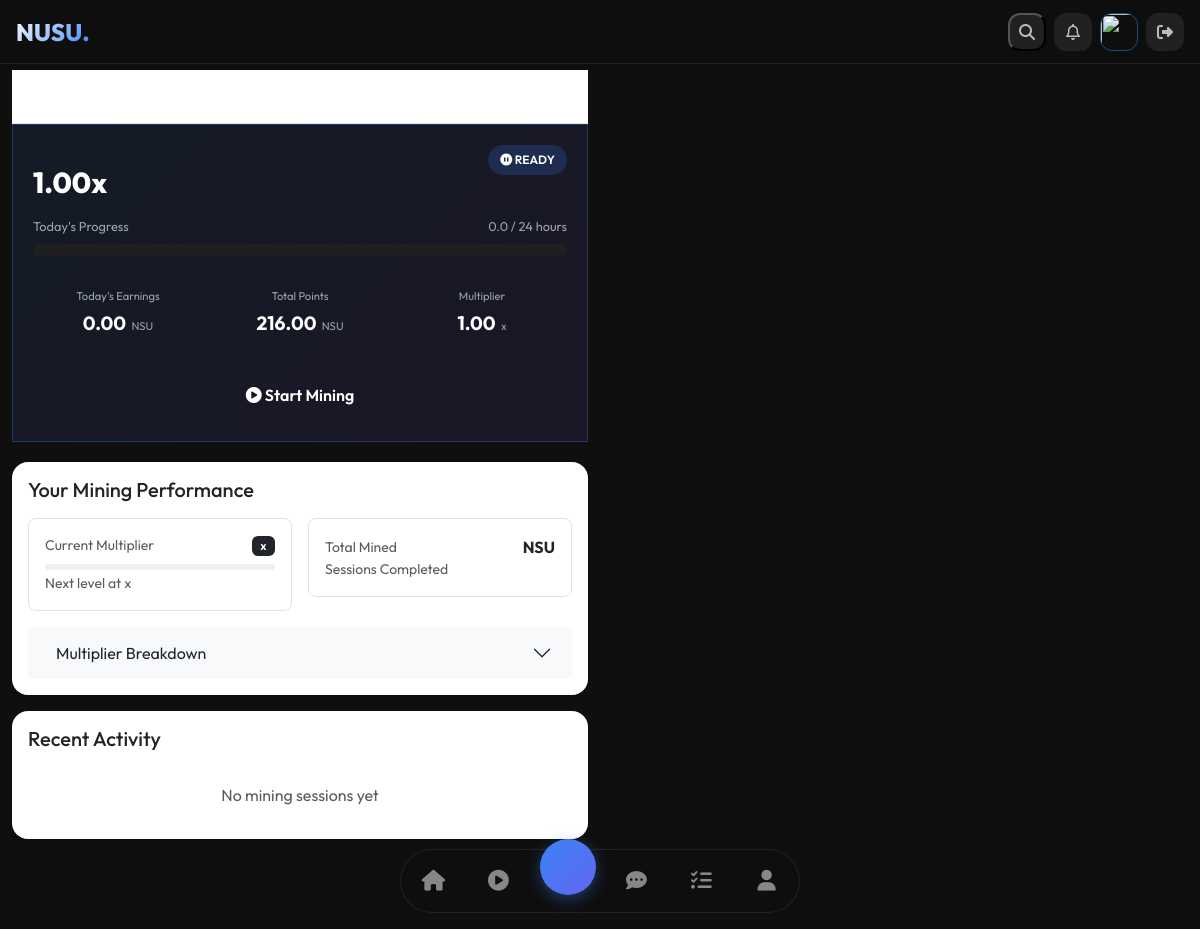
/airdrop/dashboard/ (signed in), run on an earlier commit of the app's database.
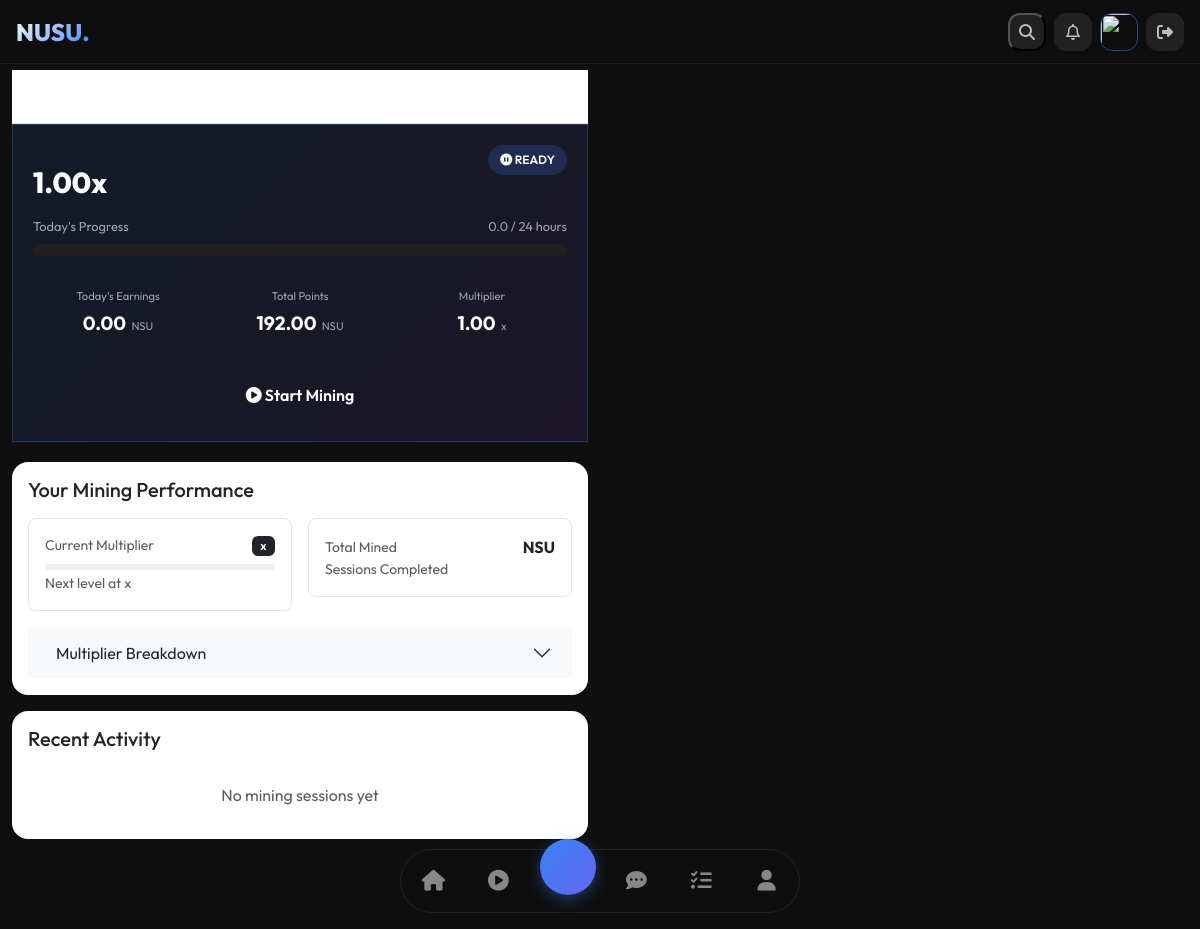
And on a later commit of the database.
### airdrop/models.py (models this page shows, shortened)
class UserMiningState(models.Model):
    user = models.OneToOneField(CustomUser, on_delete=models.CASCADE)
    is_mining = models.BooleanField(default=False)
    last_tap = models.DateTimeField(null=True, blank=True)
    total_points = models.FloatField(default=0.0)
    current_rate = models.FloatField(default=1.0)
    session_start = models.DateTimeField(null=True, blank=True)
    @property
    def elapsed_hours(self):
        if not self.is_mining or not self.session_start:
            return 0
        elapsed = (timezone.now() - self.session_start).total_seconds() / 3600
        return min(elapsed, 24)  # Cap at 24 hours
    @property
    def remaining_time(self):
        if not self.is_mining or not self.session_start:
            return (0, 0, 0)
    @property
    def progress_percentage(self):
        return min((self.elapsed_hours / 24) * 100, 100)
    @property
    def points_earned_today(self):
        return self.elapsed_hours * self.current_rate
    def stop_mining(self):
        if self.is_mining:
            self.total_points += self.points_earned_today
            self.is_mining = False
            self.session_start = None
            self.last_tap = None
            self.save()
    def check_session_completion(self):
        if self.is_mining and self.session_start:
            elapsed = (timezone.now() - self.session_start).total_seconds() / 3600
            if elapsed >= 24:
                self.stop_mining()
                return True
        return False

### airdrop/views.py (the view)
# urls.py: path('dashboard/', views.dashboard, name='dashboard'),
@login_required
def dashboard(request):
    state, created = UserMiningState.objects.get_or_create(user=request.user)
    session_completed = state.check_session_completion()
    hours, minutes, seconds = state.remaining_time
    remaining_time_str = f"{hours:02d}:{minutes:02d}:{seconds:02d}"
    context = {
        'state': state,
        'elapsed_hours': state.elapsed_hours,
        'remaining_time': remaining_time_str,
        'progress_percentage': state.progress_percentage,
        'session_completed': session_completed,
    }
    return render(request, 'airdrop/dashboard.html', context)

### users/context_processors.py (called while the page is built)
def referral_info(request):
    if request.user.is_authenticated:
        return {
            'referral_code': request.user.username,
            'referrals_count': request.user.referrals.count(),
        }
    return {}

### templates/airdrop/dashboard.html (shortened to what this page needs)
{% extends 'base.html' %}
{% load static %}
{% block content %}
<div class="container-fluid">
    <div class="row">
        <div class="col-md-6">
            <div class="sticky-top bg-white pt-3 pb-2 border-bottom">
                <h4 class="fw-bold mb-0">Mining Dashboard</h4>
            </div>
            {% include 'airdrop/mining_widget.html' %}
            <div class="card border-0 rounded-4 shadow-sm mb-3">
                <div class="card-body">
                    <h5 class="card-title mb-3">
                         Your Mining Performance
                    </h5>
                    <div class="row g-3 mb-3">
                        <div class="col-md-6">
                            <div class="p-3 border rounded-3">
                                <div class="d-flex justify-content-between align-items-center mb-2">
                                    <small class="text-muted">Current Multiplier</small>
                                    <span class="badge bg-dark">{{ multiplier.current|floatformat:2 }}x</span>
                                </div>
                                <div class="progress" style="height: 6px;">
                                </div>
                                <small class="text-muted">Next level at {{ multiplier.next_level|floatformat:2 }}x</small>
                            </div>
                        </div>
                        <div class="col-md-6">
                            <div class="p-3 border rounded-3">
                                <div class="d-flex justify-content-between align-items-center">
                                    <small class="text-muted">Total Mined</small>
                                    <span class="fw-bold">{{ total_mined|floatformat:2 }} NSU</span>
                                </div>
                                <div class="d-flex justify-content-between align-items-center">
                                    <small class="text-muted">Sessions Completed</small>
                                </div>
                            </div>
                        </div>
                    </div>
                    <div class="accordion" id="multiplierAccordion">
                        <div class="accordion-item border-0">
                            <h2 class="accordion-header">
                                <button class="accordion-button bg-light collapsed" type="button" data-bs-toggle="collapse" data-bs-target="#multiplierDetails">
                                     Multiplier Breakdown
                                </button>
                            </h2>
                        </div>
                    </div>
                </div>
            </div>
            <div class="card border-0 rounded-4 shadow-sm">
                <div class="card-body">
                    <h5 class="card-title mb-3">
                         Recent Activity
                    </h5>
                    <div class="list-group list-group-flush">
                        {% for session in recent_sessions %}
                        <div class="list-group-item border-0 px-0 py-2">
                            <div class="d-flex justify-content-between">
                                <div>
                                    <span class="fw-bold">{{ session.date|date:"M d" }}</span>
                                    <span class="text-muted ms-2">{{ session.duration }} hours</span>
                                </div>
                                <div>
                                    <span class="fw-bold">{{ session.points|floatformat:2 }} NSU</span>
                                    <span class="text-muted ms-2">{{ session.multiplier|floatformat:2 }}x</span>
                                </div>
                            </div>
                        </div>
                        {% empty %}
                        <div class="text-center py-3 text-muted">
                            No mining sessions yet
                        </div>
                        {% endfor %}
                    </div>
                </div>
            </div>
        </div>
    </div>
</div>
{% endblock %}

### templates/airdrop/mining_widget.html (shortened to what this page needs)
{% load static %}
<div class="mining-widget glass-card" data-mining-active="{{ state.is_mining|yesno:'true,false' }}">
    <div class="mining-header">
        <div>
            <h3 class="mining-title">⚡ Mining Active</h3>
            <span class="mining-rate" id="rateText">{{ state.current_rate|floatformat:2 }}x</span>
        </div>
        <span class="mining-badge" id="miningStatusBadge">
            {% if state.is_mining %}
            <i class="fas fa-play-circle"></i> MINING
            {% else %}
            <i class="fas fa-pause-circle"></i> READY
            {% endif %}
        </span>
    </div>
    <div class="mining-progress-section">
        <div class="progress-label">
            <span>Today's Progress</span>
            <span id="progressText">{{ state.elapsed_hours|floatformat:1 }} / 24 hours</span>
        </div>
        <div class="progress-bar-container">
        </div>
    </div>
    <div class="mining-stats">
        <div class="stat-card">
            <span class="stat-label">Today's Earnings</span>
            <span class="stat-value" id="todayPoints">{{ state.points_earned_today|floatformat:2 }}</span>
            <span class="stat-unit">NSU</span>
        </div>
        <div class="stat-card">
            <span class="stat-label">Total Points</span>
            <span class="stat-value" id="totalPoints">{{ state.total_points|floatformat:2 }}</span>
            <span class="stat-unit">NSU</span>
        </div>
        <div class="stat-card">
            <span class="stat-label">Multiplier</span>
            <span class="stat-value" id="rateText2">{{ state.current_rate|floatformat:2 }}</span>
            <span class="stat-unit">x</span>
        </div>
    </div>
    <button id="toggleMiningBtn" class="mining-action-btn {% if state.is_mining %}active{% endif %}"
            data-mining="{{ state.is_mining|yesno:'true,false' }}">
        {% if state.is_mining %}
        <i class="fas fa-stop-circle"></i> Stop Mining
        {% else %}
        <i class="fas fa-play-circle"></i> Start Mining
        {% endif %}
    </button>
</div>

What changed in the data, as far as the page shows it:
changed UserMiningState: total_points "216.00" → "192.00"
